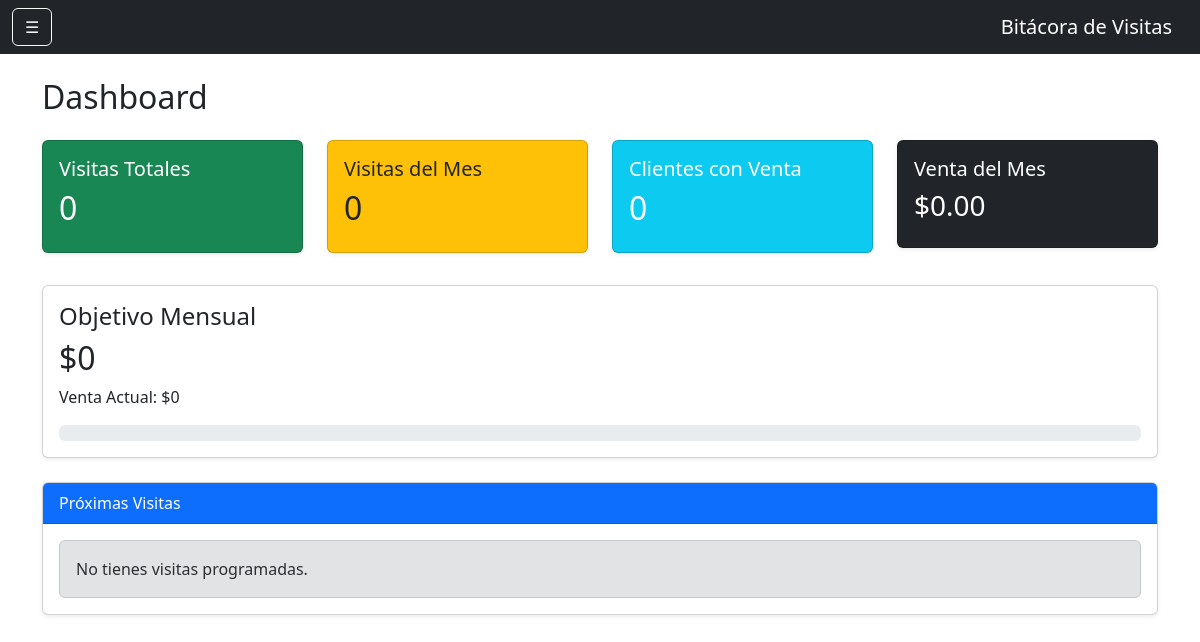
Before: /dashboard (signed in) with the older database file.
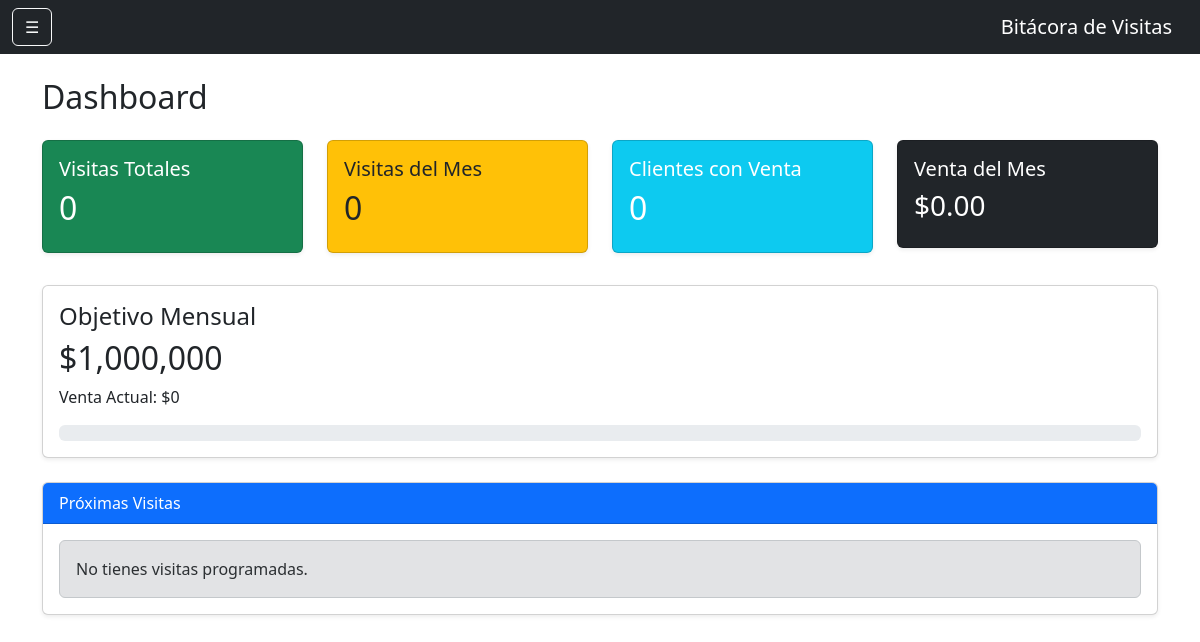
After: the same page with the newer database file.
### models.py (models this page shows)
class Objetivo(db.Model):
    __tablename__ = 'objetivos'
    id = db.Column(
        db.Integer,
        primary_key=True
    )
    usuario_id = db.Column(
        db.Integer,
        db.ForeignKey('usuarios.id')
    )
    anio = db.Column(
        db.Integer,
        nullable=False
    )
    mes = db.Column(
        db.Integer,
        nullable=False
    )
    objetivo = db.Column(
        db.Float,
        nullable=False
    )
    usuario = db.relationship(
        'Usuario',
        backref='objetivos'
    )

### app.py (the view, shortened to what this page needs)
@app.route('/dashboard')
@login_required
def dashboard():
    hoy = datetime.now()
    total_visitas = Visita.query.filter(
        Visita.usuario_id == current_user.id
    ).count()
    visitas_mes = Visita.query.filter(
        Visita.usuario_id == current_user.id,
        extract('year', Visita.fecha) == hoy.year,
        extract('month', Visita.fecha) == hoy.month
    ).count()
    ventas_mes = Visita.query.filter(
        Visita.usuario_id == current_user.id,
        Visita.venta_realizada.is_(True),
        extract('year', Visita.fecha) == hoy.year,
        extract('month', Visita.fecha) == hoy.month
    ).count()
    monto_mes = db.session.query(
        func.sum(Visita.monto_venta)
    ).filter(
        Visita.usuario_id == current_user.id,
        extract('year', Visita.fecha) == hoy.year,
        extract('month', Visita.fecha) == hoy.month
    ).scalar() or 0
    clientes_con_venta = db.session.query(
        Visita.cliente_id
    ).filter(
        Visita.usuario_id == current_user.id,
        Visita.venta_realizada.is_(True),
        extract('year', Visita.fecha) == hoy.year,
        extract('month', Visita.fecha) == hoy.month
    ).distinct().count()
    proximas_visitas = Visita.query.filter(
        Visita.usuario_id == current_user.id,
        Visita.proxima_visita.isnot(None)
    ).order_by(
        Visita.proxima_visita.asc()
    ).limit(5).all()
    objetivo = Objetivo.query.filter_by(
        usuario_id=current_user.id,
        anio=hoy.year,
        mes=hoy.month
    ).first()
    cumplimiento = 0
    if objetivo and objetivo.objetivo > 0:
        cumplimiento = round(
            (monto_mes / objetivo.objetivo) * 100,
            2
        )
    return render_template(
        'dashboard.html',
        total_visitas=total_visitas,
        visitas_mes=visitas_mes,
        ventas_mes=ventas_mes,
        monto_mes=monto_mes,
        clientes_con_venta=clientes_con_venta,
        proximas_visitas=proximas_visitas,
        objetivo=objetivo.objetivo if objetivo else 0,
        cumplimiento=cumplimiento,
        admin=False
    )

### app.py (called while the page is built)
@login_manager.user_loader
def load_user(user_id):
    return Usuario.query.get(int(user_id))

### templates/dashboard.html (shortened to what this page needs)
{% extends 'base.html' %}
{% block contenido %}
<h2 class="mb-4">
    Dashboard
</h2>
<div class="row">
    <div class="col-md-3 mb-3">
        <div class="card bg-success text-white shadow-sm">
            <div class="card-body">
                <h5>Visitas Totales</h5>
                <h2>
                    {{ total_visitas or 0 }}
                </h2>
            </div>
        </div>
    </div>
    <div class="col-md-3 mb-3">
        <div class="card bg-warning shadow-sm">
            <div class="card-body">
                <h5>Visitas del Mes</h5>
                <h2>
                    {{ visitas_mes or 0 }}
                </h2>
            </div>
        </div>
    </div>
    <div class="col-md-3 mb-3">
        <div class="card bg-info text-white shadow-sm">
            <div class="card-body">
                <h5>Clientes con Venta</h5>
                <h2>
                    {{ clientes_con_venta or 0 }}
                </h2>
            </div>
        </div>
    </div>
    <div class="col-md-3 mb-3">
        <div class="card bg-dark text-white shadow-sm">
            <div class="card-body">
                <h5>Venta del Mes</h5>
                <h3>
                    ${{ "{:,.2f}".format(monto_mes or 0) }}
                </h3>
            </div>
        </div>
    </div>
</div>
{% if not admin %}
<div class="card mt-3 shadow-sm">
    <div class="card-body">
        <h4>
            Objetivo Mensual
        </h4>
        <h2>
            ${{ "{:,.0f}".format(objetivo or 0) }}
        </h2>
        <p>
            Venta Actual:
            ${{ "{:,.0f}".format(monto_mes or 0) }}
        </p>
        <div class="progress">
        </div>
    </div>
</div>
{% endif %}
{% if not admin %}
<div class="card mt-4 shadow-sm">
    <div class="card-header bg-primary text-white">
        Próximas Visitas
    </div>
    <div class="card-body">
        {% if proximas_visitas %}
        <ul class="list-group">
            {% for visita in proximas_visitas %}
            <li class="list-group-item">
                <strong>
                    {{ visita.proxima_visita.strftime('%d/%m/%Y') }}
                </strong>
                <br>
                {{ visita.cliente.num_cliente }} -
                {{ visita.cliente.nombre }}
            </li>
            {% endfor %}
        </ul>
        {% else %}
        <div class="alert alert-secondary mb-0">
            No tienes visitas programadas.
        </div>
        {% endif %}
    </div>
</div>
{% endif %}
{% endblock %}

Changed rows visible on the page:
added Objetivo: objetivo "1,000,000"
Other visible differences:
{{ "{:,.0f}".format(objetivo or 0) }}: "0" → (not shown)
